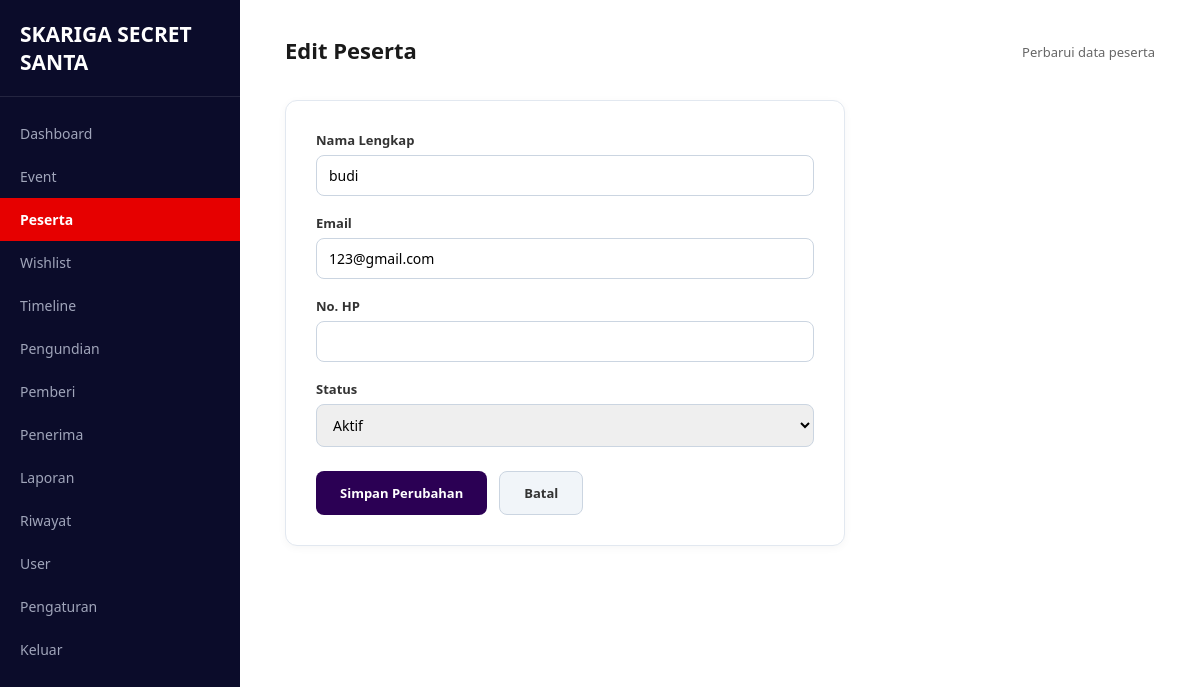
Page /pages/peserta/edit.php?id=14&event_id=6 (signed in) on the committed database.
### tables this page shows
CREATE TABLE `peserta` (
  `id` int(11) NOT NULL,
  `event_id` int(11) NOT NULL,
  `user_id` int(11) NOT NULL,
  `nama` varchar(100) NOT NULL,
  `email` varchar(100) NOT NULL,
  `no_hp` varchar(20) DEFAULT NULL,
  `status` enum('aktif','nonaktif') DEFAULT 'aktif',
  `created_at` timestamp NOT NULL DEFAULT current_timestamp()
);

### includes/functions.php (called while the page is built, shortened)
<?php
function h($str)
{
    return htmlspecialchars((string) $str, ENT_QUOTES, 'UTF-8');
}
?>

### config/config.php (called while the page is built, shortened)
<?php
$base_url = 'http://localhost:8080/Project-TA-rey-nesya-rendra/';
function base_url($path = '')
{
    global $base_url;
    return $base_url . ltrim($path, '/');
}
?>

### pages/peserta/edit.php (the view, shortened to what this page needs)
<?php
require_once __DIR__ . '/../../config/config.php';
require_once __DIR__ . '/../../includes/functions.php';
$id = (int) ($_GET['id'] ?? $_POST['id'] ?? 0);
$event_id = (int) ($_GET['event_id'] ?? $_POST['event_id'] ?? 0);
$stmt = $conn->prepare("SELECT * FROM peserta WHERE id = ?");
$stmt->bind_param('i', $id);
$stmt->execute();
$peserta = $stmt->get_result()->fetch_assoc();
$nama = $peserta['nama'];
$email = $peserta['email'];
$no_hp = $peserta['no_hp'];
$status = $peserta['status'];
require_once __DIR__ . '/../../includes/admin_layout_top.php';
?>
<div class="form-card">
    <form method="POST">
        <div class="form-group">
            <label for="nama">Nama Lengkap</label>
            <input type="text" id="nama" name="nama" value="<?= h($nama) ?>" required>
        </div>
        <div class="form-group">
            <label for="email">Email</label>
            <input type="email" id="email" name="email" value="<?= h($email) ?>" required>
        </div>
        <div class="form-group">
            <label for="no_hp">No. HP</label>
            <input type="text" id="no_hp" name="no_hp" value="<?= h($no_hp) ?>">
        </div>
        <div class="form-group">
            <label for="status">Status</label>
            <select id="status" name="status">
                <option value="aktif" <?= $status === 'aktif' ? 'selected' : '' ?>>Aktif</option>
            </select>
        </div>
        <div class="form-actions">
            <button type="submit" class="btn-primary">Simpan Perubahan</button>
            <a href="<?= base_url('pages/peserta/index.php?event_id=' . $event_id) ?>" class="btn-secondary">Batal</a>
        </div>
    </form>
</div>
<?php require_once __DIR__ . '/../../includes/admin_layout_bottom.php'; ?>

### assets/css/style_admin.css (style rules this page uses)
* { box-sizing: border-box; margin: 0; padding: 0; font-family: 'Segoe UI', Tahoma, Geneva, Verdana, sans-serif; }
html, body { width: 100%; height: 100%; overflow-x: hidden; background-color: #ffffff; }
.btn-primary { background-color: #2b0054; color: white; border: none; padding: 12px 24px; border-radius: 8px; font-weight: 600; cursor: pointer; font-size: 13px; transition: background 0.3s ease; }
.form-card { border: 1px solid #e2e8f0; border-radius: 12px; padding: 30px; background-color: #ffffff; box-shadow: 0 2px 8px rgba(0, 0, 0, 0.04); max-width: 560px; }
.form-group { margin-bottom: 18px; }
.form-group label { display: block; margin-bottom: 6px; font-size: 13px; font-weight: 600; color: #333; }
.form-group input, .form-group select, .form-group textarea { width: 100%; padding: 10px 12px; border: 1px solid #cbd5e1; border-radius: 8px; font-size: 14px; }
.form-actions { display: flex; gap: 12px; margin-top: 24px; }
.btn-secondary { background-color: #f1f5f9; color: #333; border: 1px solid #cbd5e1; padding: 12px 24px; border-radius: 8px; font-weight: 600; font-size: 13px; text-decoration: none; display: inline-block; }

### rows in the picture
peserta: nama "budi", email "123@gmail.com", status "Aktif"

### other values in the picture
$item['label'] "Dashboard"
$item['label'] "Event"
$item['label'] "Peserta"
$item['label'] "Wishlist"
$item['label'] "Timeline"
$item['label'] "Pengundian"
$item['label'] "Pemberi"
$item['label'] "Penerima"
$item['label'] "Laporan"
$item['label'] "Riwayat"
$item['label'] "User"
$item['label'] "Pengaturan"
$page_title "Edit Peserta"
$page_subtitle "Perbarui data peserta"
